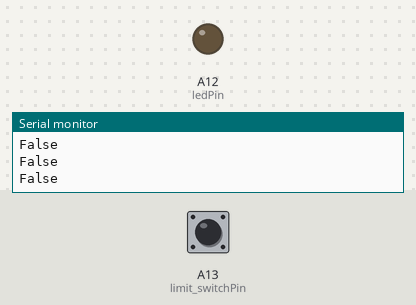
Bench run of a sketch on a simulated Arduino Mega 2560, built with avr-gcc and run on an emulated ATmega2560. Parts: output pins drawn as LEDs (lit = HIGH), the last lines printed to the serial monitor. Inputs (shaded band) come from the test bench; at power-on: A13 (limit_switchPin) LOW.

Above: at 1.2 s.
1.3 s: A13 (limit_switchPin) pulled HIGH for 0.15 s
At 1.4 s:
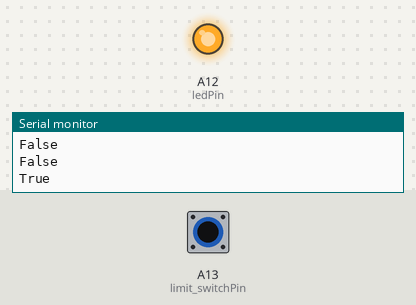
3.0 s: A13 (limit_switchPin) pulled HIGH for 3.2 s
At 7.1 s:
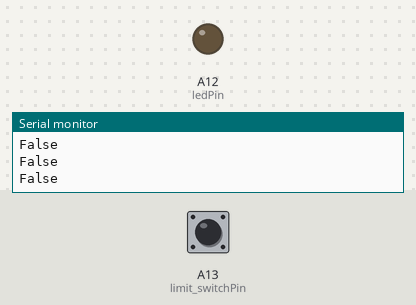
Timing chart, 0 to 8.6 s (numbered marks = the images above; inputs shaded):
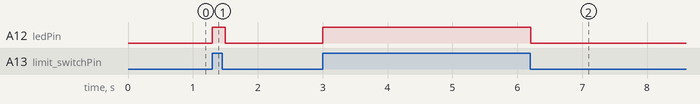

Measured:
- after the input at 1.3 s, A12 (ledPin): LOW → HIGH at once, → LOW 0.20 s later
- after the input at 3.0 s, A12 (ledPin): LOW → HIGH at once, → LOW 3.2 s later

The sketch:

TB-limit_switch-tester.ino
```cpp
/*
  Turtlebro limit_switch tester for A13 GPIO
*/

const int limit_switchPin = A13;
const int ledPin = A12;

// variables will change:
int limit_switchState = 0;

void setup() {
  Serial.begin(9600);
  pinMode(ledPin, OUTPUT);
  pinMode(limit_switchPin, INPUT);
  Serial.println(F("Test of limit_switch"));
}

void loop() {

  // read the state of the limit_switch value:
  limit_switchState = digitalRead(limit_switchPin);

  // check if the limit_switch is pressed. If it is, the limit_switch is HIGH:
  if (limit_switchState == HIGH) {
    // turn LED on:
    Serial.println("True");
    digitalWrite(ledPin, HIGH);
    delay(100);
  } else {
    // turn LED off:
    Serial.println("False");
    digitalWrite(ledPin, LOW);
    delay(100);
  }
}
```
